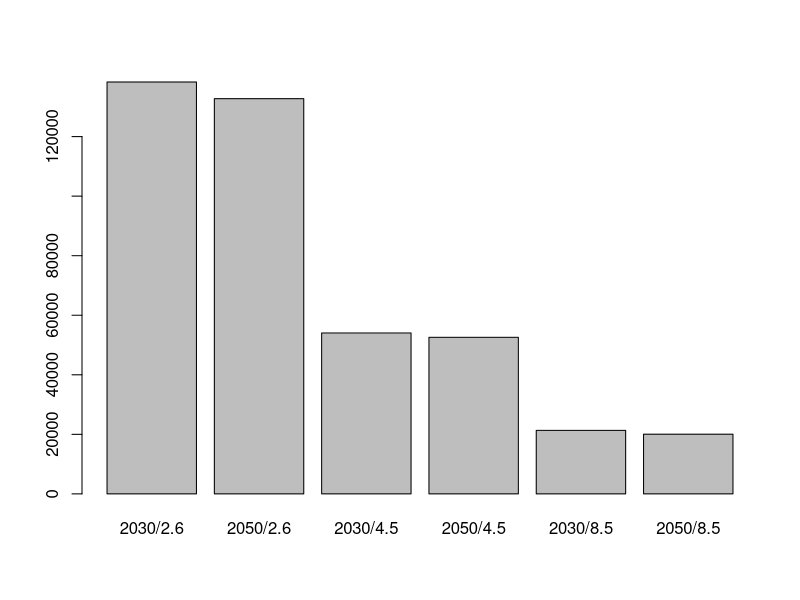
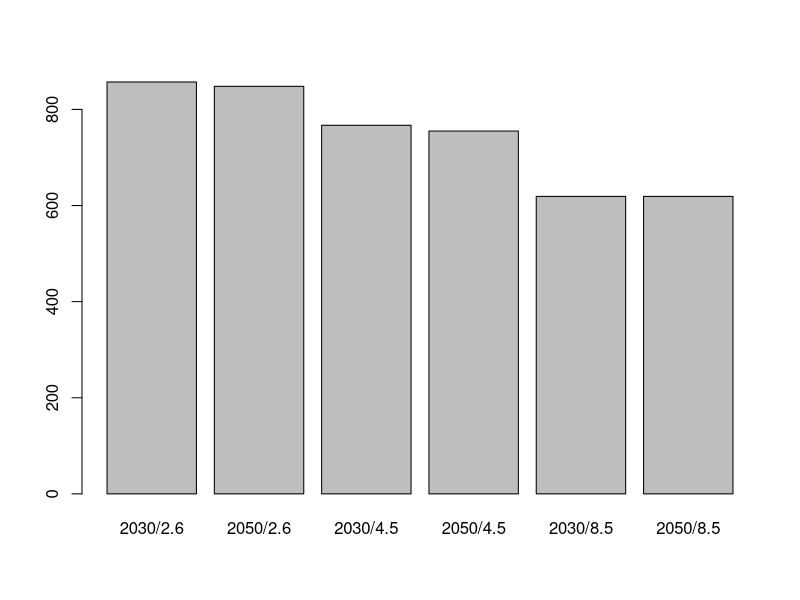
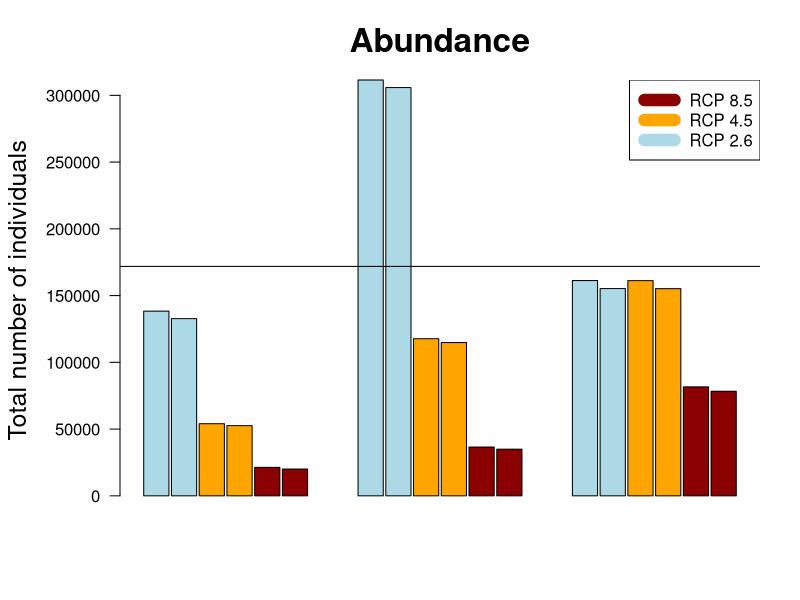
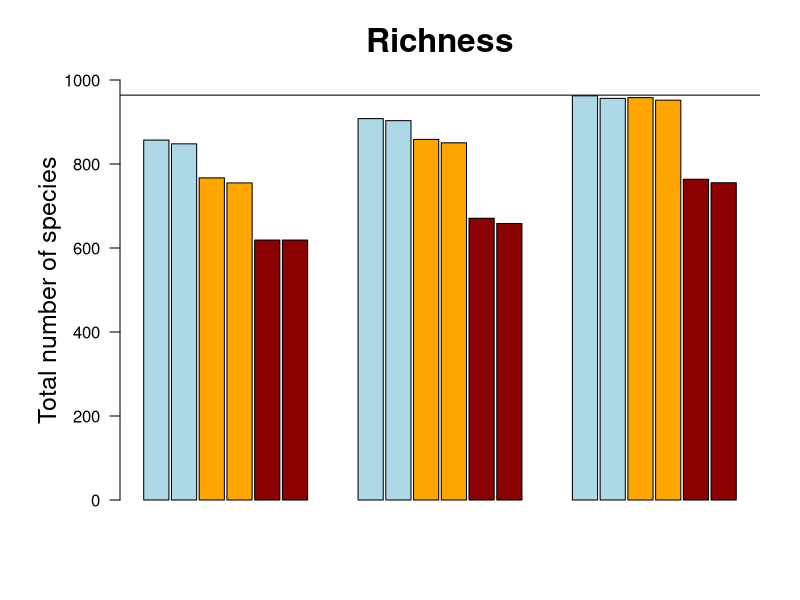
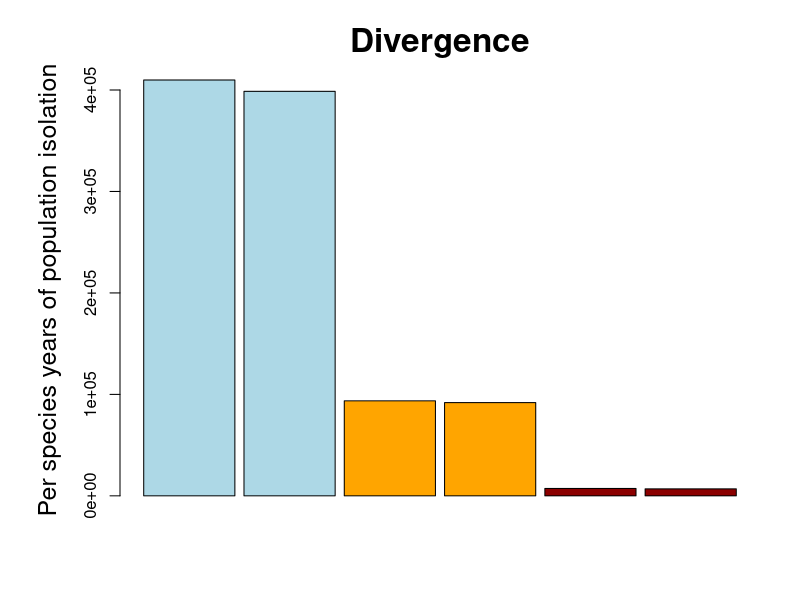

Reproduce these figures in R, in order.
setwd("set your own working directory")

results <- read.csv("sim_results.csv", header=TRUE)
results$rel_div_f <- results$div_f/results$rich_f

results_stats <- data.frame(18,1)

barplot(results[which(results$disp==0 & results$evo==0),]$abun_f, names.arg=c("2030/2.6", "2050/2.6", "2030/4.5", "2050/4.5", "2030/8.5", "2050/8.5"))
barplot(results[which(results$disp==0 & results$evo==0),]$rich_f, names.arg=c("2030/2.6", "2050/2.6", "2030/4.5", "2050/4.5", "2030/8.5", "2050/8.5"))

mean_abun <- aggregate(abun_f ~ habitat+rcp+disp+evo, data=results, FUN=mean)
sd_abun <- aggregate(abun_f ~ habitat+rcp+disp+evo, data=results, FUN=sd)
sd_abun$se <- sd_abun$abun_f/sqrt(10)

mean_rich <- aggregate(rich_f ~ habitat+rcp+disp+evo, data=results, FUN=mean)
sd_rich <- aggregate(rich_f ~ habitat+rcp+disp+evo, data=results, FUN=sd)
sd_rich$se <- sd_rich$rich_f/sqrt(10)

mean_div <- aggregate(div_f ~ habitat+rcp+disp+evo, data=results, FUN=mean)
sd_div <- aggregate(div_f ~ habitat+rcp+disp+evo, data=results, FUN=sd)
sd_div$se <- sd_div$div_f/sqrt(10)

mean_reldiv <- aggregate(rel_div_f ~ habitat+rcp+disp+evo, data=results, FUN=mean)
sd_reldiv <- aggregate(rel_div_f ~ habitat+rcp+disp+evo, data=results, FUN=sd)
sd_reldiv$se <- sd_reldiv$rel_div_f/sqrt(10)

par(mar= c(5,6,4,2), cex.lab=1.5)
barplot(mean_abun$abun_f, main="Abundance", 
         
        col=c("lightblue", "lightblue", "orange", "orange", "darkred", "darkred","lightblue", "lightblue", "orange", "orange", "darkred", "darkred","lightblue", "lightblue", "orange", "orange", "darkred", "darkred"),
        las=2, cex.main=2, space=c(2,0.1,0.1,0.1,0.1,0.1))
mtext("Total number of individuals", line=4.5, side=2, cex=1.5)
abline(h=171843)
legend("topright", legend=c("RCP 8.5", "RCP 4.5", "RCP 2.6"), col=c("darkred", "orange", "lightblue"), lwd=12)


barplot(mean_rich$rich_f, main="Richness",  
        las=2, cex.main=2, ylim=c(0,1000), ylab="Total number of species",
        space=c(2,0.1,0.1,0.1,0.1,0.1),
        col=c("lightblue", "lightblue", "orange", "orange", "darkred", "darkred","lightblue", "lightblue", "orange", "orange", "darkred", "darkred","lightblue", "lightblue", "orange", "orange", "darkred", "darkred"))
abline(h=964)


barplot(mean_reldiv$rel_div_f, main="Divergence",
        ylab="Per species years of population isolation", cex.main=2,space=c(2,0.1,0.1,0.1,0.1,0.1),
        col=c("lightblue", "lightblue", "orange", "orange", "darkred", "darkred","lightblue", "lightblue", "orange", "orange", "darkred", "darkred","lightblue", "lightblue", "orange", "orange", "darkred", "darkred"))

stats_data <- mean_rich
stats_data$SE_rich <- sd_rich$se
stats_data$abun_f <- mean_abun$abun_f
stats_data$SE_abun <- sd_abun$se
stats_data$reldiv <- mean_reldiv$rel_div_f
stats_data$SE_reldiv <- sd_reldiv$se
stats_data[c(1:6, 13:18), 9:10] <- NA
write.csv(stats_data, file="summary_statistics.csv")
